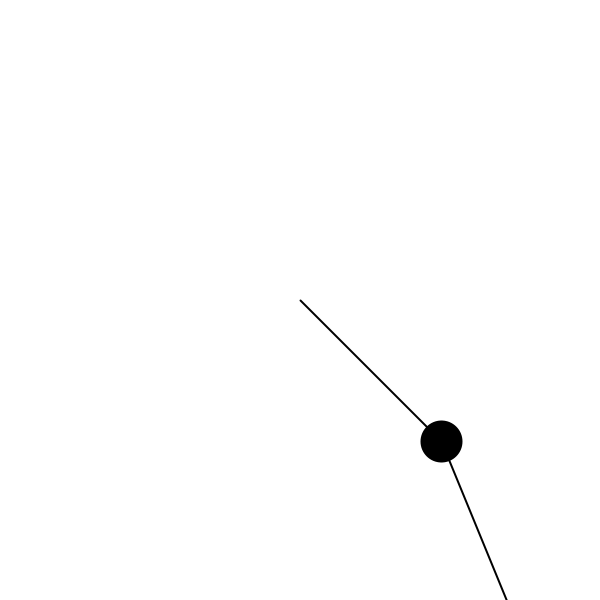
Frame 1 (no input)
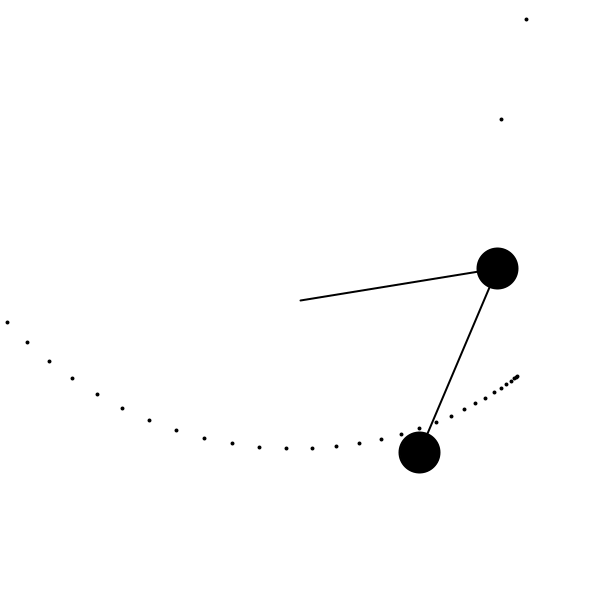
Frame 60 (the mouse pressed at the canvas centre just before this capture)
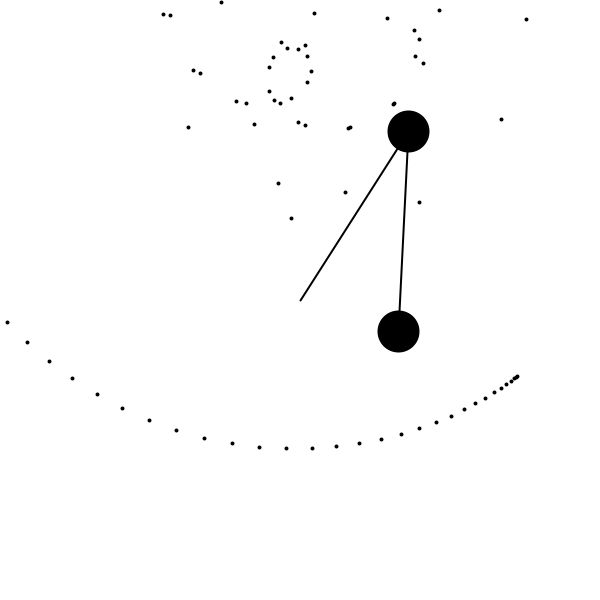
Frame 120 (the mouse held since frame 60 and released just before this capture)

The Processing sketch that drew these frames (run headless with seeded random() and noise(); from frame 60 on, the mouse is pressed at the canvas centre):

// Processing sketch: double_pendulum_pde
// ── double_pendulum_pde.pde
float r1 = 200;
float r2 = 200;
float m1 = 40;
float m2 = 40;
float a1 = PI/4;
float a2 = PI/8;
float a1_v = 0;
float a2_v = 0;
float g = 1;


PGraphics canvas;

void setup(){
  size(600, 600);
  canvas = createGraphics(600,600);
  canvas.beginDraw();
  canvas.background(255);
  canvas.endDraw();
  
}

void draw(){
  float num1 = -g * (2 * m1 + m2) * sin(a1);
  float num2 = -m2 * g * sin(a1-2*a2);
  float num3 = -2*sin(a1-a2)*m2;
  float num4 = a2_v*a2_v*r2+a1_v*a1_v*r1*cos(a1-a2);
  float den = r1 * (2*m1+m2-m2*cos(2*a1-2*a2));
  float a1_a = (num1 + num2 + num3*num4) / den; 
  
  num1 = 2 * sin(a1-a2);
  num2 = (a1_v*a1_v*r1*(m1+m2));
  num3 = g * (m1 + m2) * cos(a1);
  num4 = a2_v*a2_v*r2*m2*cos(a1-a2);
  den = r2 * (2*m1+m2-m2*cos(2*a1-2*a2));
  float a2_a = (num1*(num2+num3+num4)) / den;
  
  
  
  
  
  //background(250);
  image(canvas,0,0);
  stroke(0);
  strokeWeight(2);
  
  translate(300, 300);
  
  float x1 = r1 * sin(a1);
  float y1 = r1 * cos(a1);
  
  float x2 = x1 + r2 * sin(a2);
  float y2 = y1 + r2 * cos(a2);
  
  
  line(0,0,x1,y1);
  fill(0);
  ellipse(x1,y1,m1,m1);
  
  line(x1,y1,x2,y2);
  fill(0);
  ellipse(x2,y2,m2,m2);
  

  a1_v += a1_a;
  a2_v += a2_a;
  a1 += a1_v;
  a2 -= a2_v;
  
 
  
  canvas.beginDraw();
  canvas.translate(300,50);
  canvas.strokeWeight(4);
  canvas.stroke(0);
  canvas.point(x2,y2);
  canvas.endDraw();
  
}
